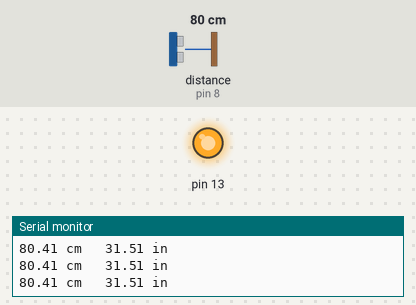
Simulated run of this sketch. Board: Arduino Uno, built with avr-gcc and run on an emulated ATmega328P. On the bench: output pins drawn as LEDs (lit = HIGH), the last lines printed to the serial monitor. Wiring (inferred from the names in the program): ultrasonic range finder: trigger pin 7; echo pin 8. The inputs (shaded band) are chosen by the test bench; at power-on: distance to the obstacle (sensor on pin 8) 80 cm. The echo pulse lasts 58.3 µs per cm; pins used as bus, display or sensor lines are not drawn.

Above: at 1.2 s.
1.3 s: distance to the obstacle (sensor on pin 8) set to 11 cm
4.3 s: distance to the obstacle (sensor on pin 8) set to 8 cm
At 5.3 s:
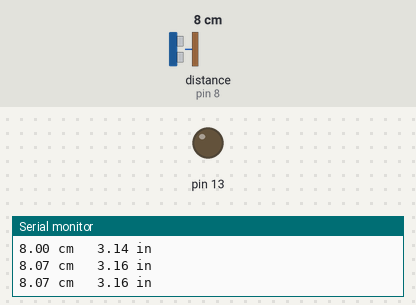
5.8 s: distance to the obstacle (sensor on pin 8) set to 18 cm
At 7.0 s:
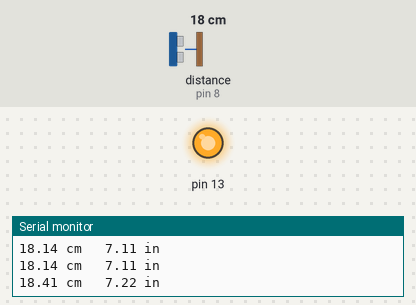
7.3 s: distance to the obstacle (sensor on pin 8) set to 4 cm
At 8.1 s:
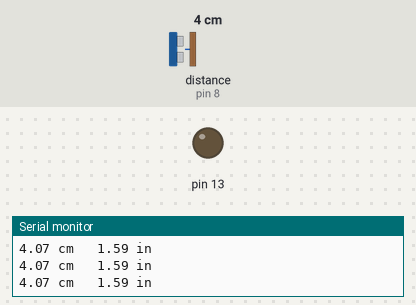
Timing chart, 0 to 9.8 s (numbered marks = the images above; inputs shaded):
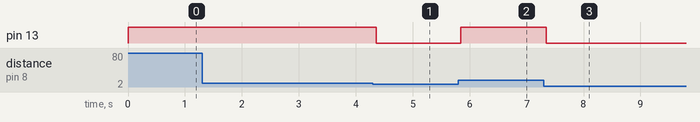

Measured:
- the behaviour switches between 10 and 9 cm on distance to the obstacle (sensor on pin 8) (found by bisection; images 0 and 1)
- after the input at 4.3 s, pin 13: HIGH → LOW after 0.06 s
- after the input at 5.8 s, pin 13: LOW → HIGH after 0.05 s
- after the input at 7.3 s, pin 13: HIGH → LOW at once

The sketch:

sakif.ino
```cpp
// (licence header left out)
// Pins
const int TRIG_PIN = 7;
const int ECHO_PIN = 8;

// Anything over 400 cm (23200 us pulse) is "out of range"
const unsigned int MAX_DIST = 23200;

void setup() {

  // The Trigger pin will tell the sensor to range find
  pinMode(TRIG_PIN, OUTPUT);
  pinMode(13,OUTPUT);
  digitalWrite(TRIG_PIN, LOW);

  // We'll use the serial monitor to view the sensor output
  Serial.begin(9600);
}

void loop() {

  unsigned long t1;
  unsigned long t2;
  unsigned long pulse_width;
  float cm;
  float inches;

  // Hold the trigger pin high for at least 10 us
  digitalWrite(TRIG_PIN, HIGH);
  delayMicroseconds(10);
  digitalWrite(TRIG_PIN, LOW);

  // Wait for pulse on echo pin
  while ( digitalRead(ECHO_PIN) == 0 );

  // Measure how long the echo pin was held high (pulse width)
  // Note: the micros() counter will overflow after ~70 min
  t1 = micros();
  while ( digitalRead(ECHO_PIN) == 1);
  t2 = micros();
  pulse_width = t2 - t1;

  // Calculate distance in centimeters and inches. The constants
  // are found in the datasheet, and calculated from the assumed speed
  //of sound in air at sea level (~340 m/s).
  cm = pulse_width / 58.0;
  inches = pulse_width / 148.0;

  // Print out results
  if ( pulse_width > MAX_DIST ) {
    Serial.println("Out of range");
  } else {
    Serial.print(cm);
    Serial.print(" cm \t");
    Serial.print(inches);
    Serial.println(" in");

    if(cm>10)
    digitalWrite(13, HIGH);
    else
    digitalWrite(13, LOW);


  }

  // Wait at least 60ms before next measurement
  delay(60);
}
```
